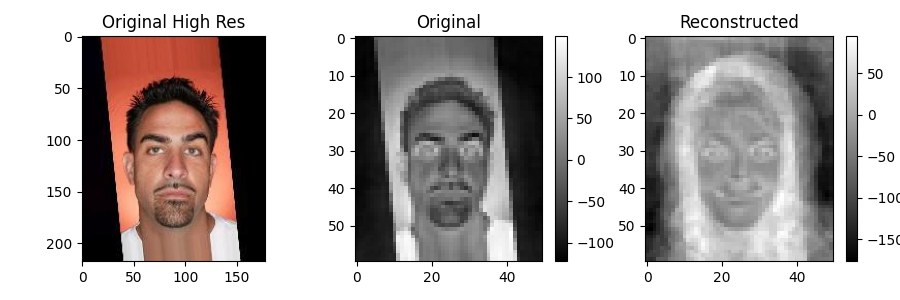

Source code (Python):
from scipy.linalg import eigh
import numpy as np
import matplotlib.pyplot as plt
import math
import random

def load_and_center_dataset(filename):
    """
    Load dataset from .npy file and center it by subtracting the mean.

    Args:
        filename (str): Path to the .npy file

    Returns:
        numpy.ndarray: Centered dataset (n x d matrix)
    """
    # Loads dataset
    x = np.load(filename)

    # Centres dataset
    mean = np.mean(x, axis=0)
    x = x - mean
    return x

def get_covariance(dataset):
    """
    Calculate the sample covariance matrix of the dataset.

    Args:
        dataset (numpy.ndarray): Centered dataset (n x d matrix)

    Returns:
        numpy.ndarray: Covariance matrix (d x d matrix)
    """
    
    x = np.transpose(dataset)
    y = np.dot(x, dataset)
    z = y / (len(x) - 1)
    return y


def get_eig(S, k):
    """
    Get the k largest eigenvalues and corresponding eigenvectors.

    Args:
        S (numpy.ndarray): Covariance matrix (d x d)
        k (int): Number of largest eigenvalues/eigenvectors to return

    Returns:
        tuple: (Lambda, U) where Lambda is diagonal matrix of eigenvalues
               and U is matrix of corresponding eigenvectors as columns
    """
    values, vectors = eigh(S, subset_by_index=[len(S) - k, len(S) - 1])
    
    #reverse values to get them in decreasing order
    values = np.flip(values)
    vectors = np.fliplr(vectors)

    #turns eigenvalues vector into diagonal matrix
    values = np.diag(values)

    return values, vectors



def get_eig_prop(S, prop):
    """
    Get eigenvalues and eigenvectors that explain more than prop proportion of variance.

    Args:
        S (numpy.ndarray): Covariance matrix (d x d)
        prop (float): Minimum proportion of variance to explain (0 <= prop <= 1)

    Returns:
        tuple: (Lambda, U) where Lambda is diagonal matrix of eigenvalues
               and U is matrix of corresponding eigenvectors as columns
    """
    #vector of all eigenvalues
    allEig = eigh(S, eigvals_only=True)
    #sum of all eigenvalues
    eigSum = np.sum(allEig)

    indexOfProp = None
    for i, eig_value in enumerate(allEig):
        if((eig_value/eigSum) > prop):
            
            indexOfProp = i
            break
    
    if(indexOfProp == None):
        raise ValueError("No eigenvalues account for at least this proportion of the data")

    numValues = len(allEig) - indexOfProp
    return get_eig(S, numValues)



def project_and_reconstruct_image(image, U):
    """
    Project image to PCA subspace and reconstruct it back to original dimension.

    Args:
        image (numpy.ndarray): Flattened image vector (d x 1)
        U (numpy.ndarray): Matrix of eigenvectors (d x m)

    Returns:
        numpy.ndarray: Reconstructed image as flattened d x 1 vector
    """
    # Project image onto plane of U
    UT = np.transpose(U)
    projected = np.dot(UT, image)

    #reconstruct image
    reconstructed = np.dot(U, projected)
    return reconstructed

def display_image(im_orig_fullres, im_orig, im_reconstructed):
    """
    Display three images side by side: original high-res, original, and reconstructed.

    Args:
        im_orig_fullres (numpy.ndarray): Original high-resolution image
        im_orig (numpy.ndarray): Original low-resolution image
        im_reconstructed (numpy.ndarray): Reconstructed image from PCA

    Returns:
        tuple: (fig, ax1, ax2, ax3) matplotlib figure and axes objects
    """

    # Note: Do NOT include plt.show() in your implementation - it will be called separately for testing

    fullRes = im_orig_fullres.reshape(218, 178, 3)
    orig = im_orig.reshape(60, 50)
    reconstructed = im_reconstructed.reshape(60, 50)

    # Please use the format below to ensure grading consistency
    fig, (ax1, ax2, ax3) = plt.subplots(figsize=(9,3), ncols=3)

    im1 = ax1.imshow(fullRes, aspect='equal')
    im2 = ax2.imshow(orig, cmap='gray', aspect='equal')
    im3 = ax3.imshow(reconstructed, cmap='gray', aspect='equal')

    ax1.set_title('Original High Res')
    ax2.set_title('Original')
    ax3.set_title('Reconstructed')

    fig.tight_layout()
    fig.colorbar(im2, ax=ax2, location='right')
    fig.colorbar(im3, ax=ax3, location='right')
    plt.show()

    return fig, ax1, ax2, ax3

#testing
hiRes = np.load('celeba_218x178x3.npy')
data = load_and_center_dataset('celeba_60x50.npy')
cov = get_covariance(data)
eig = get_eig(cov, 3)
eigPropVal, eigPropVec = get_eig_prop(cov, 0.01)
projected = project_and_reconstruct_image(data[0],eigPropVec)
image = display_image(hiRes[0],data[0],projected)

# =============================================================================
# N-GRAM LANGUAGE MODEL FUNCTIONS
# =============================================================================

class NGramCharLM:
    """
    N-gram Character Language Model
    
    This class implements an n-gram character-level language model.
    Students should implement the missing methods.
    """
    
    def __init__(self, n=5):
        """
        Initialize the n-gram language model.
        
        Args:
            n (int): The order of the n-gram model (must be >= 1)
        """
        assert n >= 1, "n must be at least 1"
        self.n = n
        self.counts = {}  # dict[str, dict[str, int]] - context -> {char: count}
        self.vocab = set()  # set of all characters seen during training
        self.trained = False
    
    def fit(self, text: str):
        """
        Train the n-gram model on the given text.
        
        Args:
            text (str): Training text
            
        Returns:
            NGramCharLM: self (for method chaining)


        Examples:
        If n=3 and text="banana", then counts should look like:
        {
            ""   : {"b": 1},         # at i=0, ctx="", ch="b"
            "b"  : {"a": 1},         # at i=1, ctx="b", ch="a"
            "ba" : {"n": 1},         # at i=2, ctx="ba", ch="n"
            "an" : {"a": 2},         # at i=3,5, ctx="an", ch="a"
            "na" : {"n": 1}          # at i=4, ctx="na", ch="n"
        }

        If n=2 and text="abab", then counts should look like:
        {
            ""  : {"a": 1},          # at i=0, ctx="", ch="a"
            "a" : {"b": 2},          # at i=1,3, ctx="a", ch="b"
            "b" : {"a": 1}           # at i=2, ctx="b", ch="a"
        }

        Note: Context is always the last (n-1) characters before current position.
          For positions near the beginning, context may be shorter than (n-1).
        """

        # construct outer dictionary
        outer = {}
        #for each i, extract the context and target character
        for i in range(len(text)):
            #for substrings before i = n - 1, subString starts at 0 to avoid (-) indices
            if(i == 0):
                outer[''] = {text[0]: 1}
                continue
            elif(i < (self.n - 1)):
                subStr = text[0:i]
            else:
                subStr = text[(i - (self.n - 1)):i]

            #construct inner dictionary
            if(subStr not in outer):
                outer[subStr] = {}

            nextCharIndex = i
            if (nextCharIndex <= len(text) - 1):
                    nextChar = text[nextCharIndex]
                    if nextChar in outer[subStr]:
                        outer[subStr][nextChar] += 1 
                    else:
                        outer[subStr][nextChar] = 1

        #update self.counts
        self.counts = outer
        self.vocab = set(text)

        #set self.trained to true
        self.trained = True

        return self
    
    def _probs_for_context(self, context: str):
        """
        Get probability distribution over next characters for a given context.
        
        Args:
            context (str): The context string
            
        Returns:
            dict[str, float]: Dictionary mapping characters to probabilities
        """
        prob = {}
        for i in self.vocab:
            try:
                countContext = self.counts[context][i]
            except:
                countContext = 0
            
            try:
                countAll = sum(self.counts[context].values())
            except:
                countAll = 0
            prob[i] = countContext / countAll
        return prob
    
    def prob(self, s: str) -> float:
        """
        Calculate the probability of a string.
        
        Args:
            s (str): String to calculate probability for
            
        Returns:
            float: Probability of the string
        """
        return math.exp(self.logprob(s))
    
    def logprob(self, s: str) -> float:
        """
        Calculate the log-probability of a string.
        
        Args:
            s (str): String to calculate log-probability for
            
        Returns:
            float: Log-probability of the string
        """
        lp = 0.0
        for i in range(len(s)):
            # Get context for character at position i
            ctx = s[max(0, i - (self.n - 1)):i]
            
            # Get probability of character given context
            p_next = self._probs_for_context(ctx).get(s[i], 0.0)
            
            if p_next <= 0.0:
                return float("-inf")
            
            lp += math.log(p_next)
        
        return lp
    
    def next_char_distribution(self, context: str):
        """
        Get the probability distribution over next characters for given context.
        
        Args:
            context (str): Context string
            
        Returns:
            dict[str, float]: Dictionary mapping characters to probabilities,
                            sorted by probability in descending order
        """
        d = self._probs_for_context(context)
        return dict(sorted(d.items(), key=lambda kv: -kv[1]))

    def generate(self, num_chars: int, seed: str = "") -> str:
        """
        Generate text using the trained model.

        Args:
            num_chars (int): Number of characters to generate
            seed (str): Initial string to start generation

        Returns:
            str: Generated text (seed + num_chars new characters)
        """
        out = list(seed)

        for _ in range(num_chars):
            # Get probability distribution for current context
            dist = self._probs_for_context("".join(out))

            if not dist:
                break

            # Extract characters and probabilities
            chars, probs = zip(*dist.items())

            # Cumulative sampling
            r = random.random()
            s = 0.0
            pick = chars[-1]  # fallback to last character

            for ch, p in zip(chars, probs):
                s += p
                if r <= s:
                    pick = ch
                    break

            out.append(pick)

        return "".join(out)
